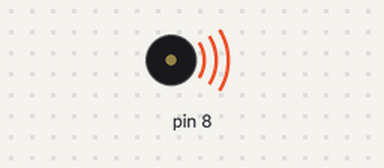
Recording of a sketch running on a simulated Arduino Uno, built with avr-gcc and run on an emulated ATmega328P. Parts: buzzer (waves = sounding).

Above: at 0.1 s.
Timing chart, 0 to 1.6 s (numbered marks = the images above):
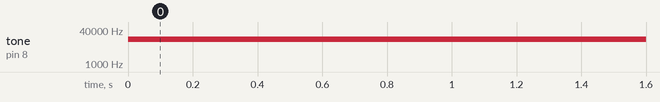

The sketch:

jammer_example.ino
```cpp
void setup(){ }
void loop(){
  tone(8, 15000); // generate square wave
}
```

Measured:
- by itself, tone on pin 8: silent → 15000 Hz at 0.00 s
